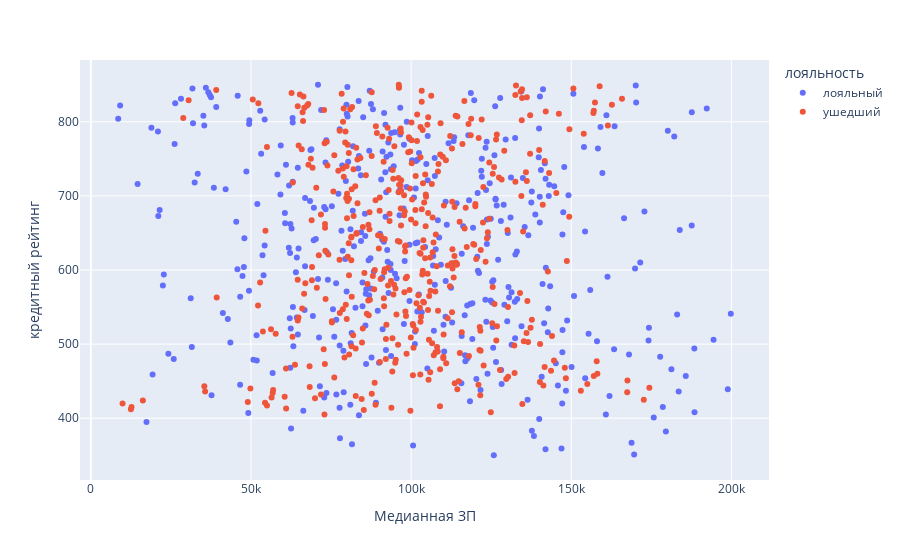

The code cell stored with this chart in its notebook:
### Markdown cell above
### 9.5. Постройте график, который показывает взаимосвязь кредитного рейтинга клиента и его предполагаемой зарплаты. Добавьте расцветку по признаку оттока клиентов. Какова взаимосвязь между признаками? Если не видите явной взаимосвязи, укажите это.

### Code cell
#CreditScore EstimatedSalary

fig_data=churn.groupby(
    ['CreditScore', 'Exited'],
    as_index=False
)[['EstimatedSalary']].median()

display(fig_data.info())

fig=px.scatter(
    fig_data,
    y='CreditScore',
    x='EstimatedSalary',
    color=fig_data['Exited'].map({0:'ушедший', 1:'лояльный'}),
    labels={'color': 'лояльность', 'CreditScore':'кредитный рейтинг', 'EstimatedSalary':'Медианная ЗП'},
)

fig.show()

### Figure 1 — Plotly figure (JSON) as saved in the notebook; plotly's stock layout.template omitted (floating-point values rounded to 4 significant figures; data arrays with more than 128 entries replaced by an {"elided": "..."} marker saying what was removed)
{"data": [{"hovertemplate": "лояльность=лояльный<br>Медианная ЗП=%{x}<br>кредитный рейтинг=%{y}<extra></extra>", "legendgroup": "лояльный", "marker": {"color": "#636efa", "symbol": "circle"}, "mode": "markers", "name": "лояльный", "orientation": "v", "showlegend": true, "type": "scatter", "x": {"elided": "420 float values"}, "xaxis": "x", "y": {"elided": "420 int values"}, "yaxis": "y"}, {"hovertemplate": "лояльность=ушедший<br>Медианная ЗП=%{x}<br>кредитный рейтинг=%{y}<extra></extra>", "legendgroup": "ушедший", "marker": {"color": "#EF553B", "symbol": "circle"}, "mode": "markers", "name": "ушедший", "orientation": "v", "showlegend": true, "type": "scatter", "x": {"elided": "442 float values"}, "xaxis": "x", "y": {"elided": "442 int values"}, "yaxis": "y"}], "layout": {"legend": {"title": {"text": "лояльность"}, "tracegroupgap": 0}, "margin": {"t": 60}, "xaxis": {"anchor": "y", "domain": [0, 1], "title": {"text": "Медианная ЗП"}}, "yaxis": {"anchor": "x", "domain": [0, 1], "title": {"text": "кредитный рейтинг"}}}}
